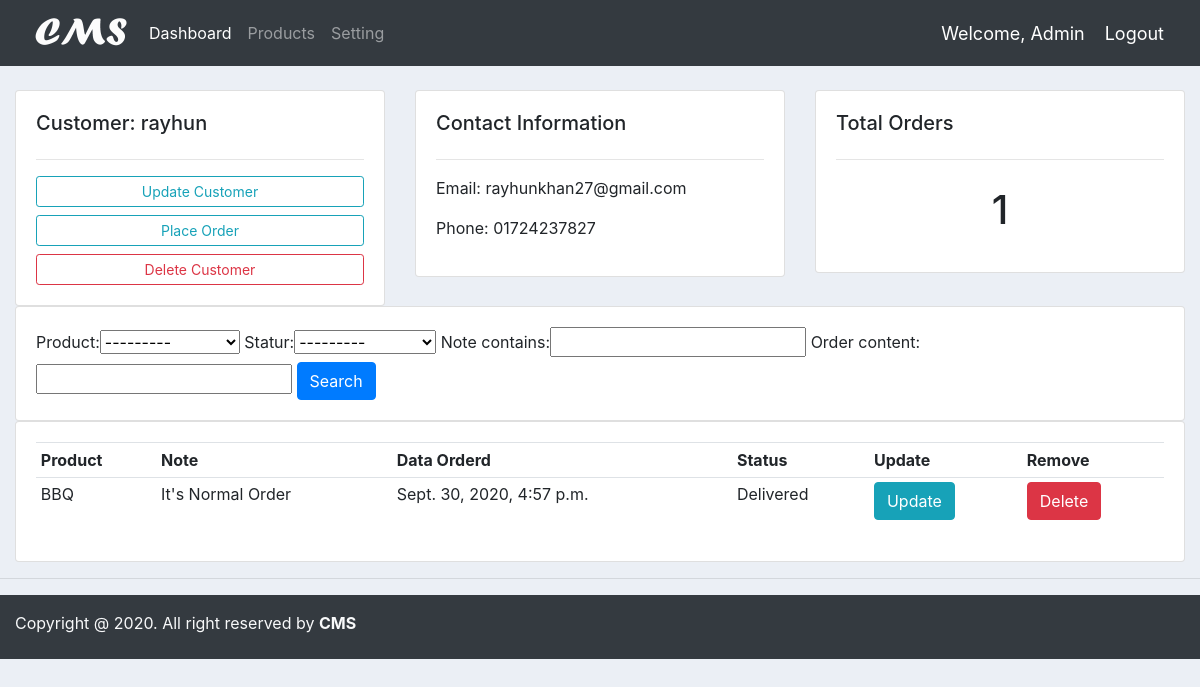
/customer/14 (signed in), run on an earlier commit of the app's database.
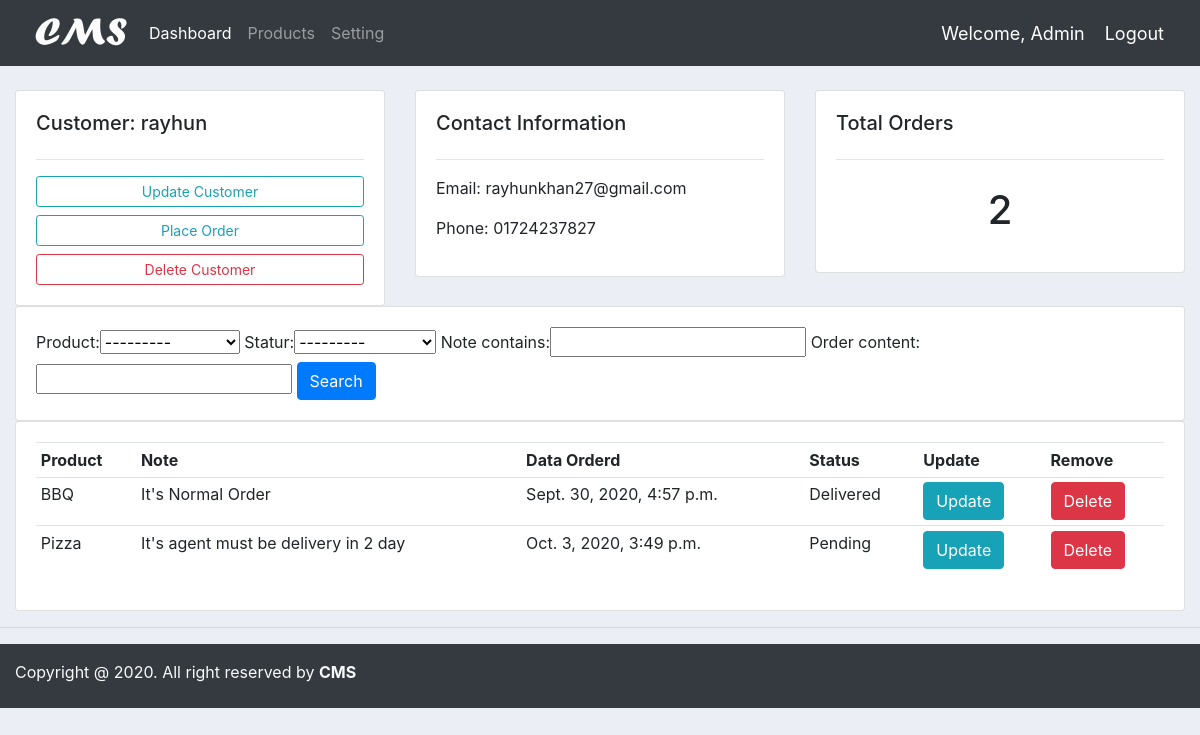
And on a later commit of the database.
### accounts/models.py (models this page shows, shortened)
class Order(models.Model):
    STATUS = (
        ('Pending','Pending'),
        ('Canceled Order','Canceled Order'),
        ('Delivered','Delivered')
        )
    customer = models.ForeignKey(Customer, null=True, on_delete=models.SET_NULL, related_name='customer_orders')
    Product = models.ForeignKey(Product, null=True, on_delete=models.SET_NULL, related_name='product_orders')
    date_created = models.DateTimeField(auto_now_add=True, null=True)
    statur = models.CharField(max_length=200, null=True, choices=STATUS)
    note = models.CharField(max_length=200, null=True)
    order_content = models.DecimalField(max_digits= 10000, null=True, decimal_places=0)

class Product(models.Model):
    CATAGORY = (
        ('Indoor','Indoor'),
        ('Out Door','Out Door'),
    )
    name = models.CharField(max_length=200, null=True)
    price = models.FloatField(null=True)
    catagory = models.CharField(max_length=200, null=True, choices=CATAGORY)
    descriprion = models.CharField(max_length=500 ,null=True, blank=True)
    data_created = models.DateTimeField(auto_now_add=True)
    tags = models.ManyToManyField(Tag)
    def __str__(self):
        return str(self.name)

### accounts/decorators.py (the view)
        def wrapper_func(request, *args, **kwargs):
            group = None
            if request.user.groups.exists():
                group = request.user.groups.all()[0].name
            if group in allowed_roles:
                return view_func(request, *args, **kwargs)
            else:
                context = {}
                return render(request, 'accounts/customer_not_auth.html', context)

### accounts/views.py (called while the page is built)
@login_required(login_url='login')
@allowed_user(allowed_roles=['admin'])
def customer(request, pk):
    customer = Customer.objects.get(pk=pk)
    orders = customer.customer_orders
    orders_count = orders.count()
    myFilter = OrderFilter(request.GET, queryset=orders)
    orders = myFilter.qs
    context = {
        'customer':customer,
        'orders':orders,
        'orders_count':orders_count,
        'myFilter':myFilter,
    }
    return render(request, 'accounts/customer.html',context)

### accounts/templates/accounts/customer.html
{% extends 'accounts/main.html' %}
{% block content %}
<div class="container-fluid">
    <br>
    <div class="row">
        <div class="col-md">
            <div class="card card-body">
                <h5>Customer: {{ customer.name }} </h5>
                <hr>
                <a class="btn btn-outline-info btn-sm btn-block" href="#">Update Customer</a>
                <a class="btn btn-outline-info btn-sm btn-block" href="{% url 'create_order' customer.pk %}">Place Order</a>
                <a class="btn btn-outline-danger btn-sm btn-block" href="#">Delete Customer</a>
            </div>
        </div>
        <div class="col-md">
            <div class="card card-body">
                <h5>Contact Information</h5>
                <hr>
                <p>Email: {{ customer.email }}</p>
                <p>Phone: {{ customer.phone }}</p>
            </div>
        </div>
        <div class="col-md">
            <div class="card card-body">
                <h5>Total Orders</h5>
                <hr>
                <h1 style="text-align: center; padding:10px">{{ orders_count  }}</h1>
            </div>
        </div>
    </div>
    <div class="row">
        <div class="col">
            <div class="card card-body">
                <form method="get">
                    {{ myFilter.form }}
                    <button class="btn btn-primary" type="submit">Search</button>
                </form>
            </div>
        </div>
    </div>
    <div class="row">
        <div class="col-md">
            <div class="card card-body">
                <table class="table table-sm">
                    <tr>
                        <th>Product</th>
                        <th>Note</th>
                        <th>Data Orderd</th>
                        <th>Status</th>
                        <th>Update</th>
                        <th>Remove</th>
                    </tr>
                    {% for order in orders %}
                    <tr>
                        <td>{{ order.Product }}</td>
                        <td>{{ order.note }}</td>
                        <td>{{ order.date_created }}</td>
                        <td>{{ order.statur }}</td>
                        <td><a class="btn btn-md btn-info" href="{% url 'update_order' order.pk %}">Update</a></td>
                        <td><a class="btn btn-md btn-danger" href="{% url 'delete_order' order.pk %}">Delete</a></td>
                    </tr>
                    {% endfor %}
            </table>
            </div>
        </div>
    </div>
</div>
{% endblock %}

What changed in the data, as far as the page shows it:
added Order: Product "Pizza", note "It's agent must be delivery in 2 day", date_created "Oct. 3, 2020, 3:49 p.m.", statur "Pending"
Also different on the page:
{{ orders_count }}: "1" → "2"
